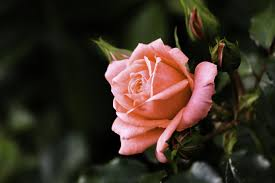
#> input picture fig.jpeg, 275 x 183 px
$ python 7-ImageEquvilizor.py
#> lines starting #> are read from the running program, lines starting #| are printed output that depends on the picture
import cv2
import numpy as np
from matplotlib import pyplot as plt

# Load the image
image = cv2.imread('./fig.jpeg', cv2.IMREAD_GRAYSCALE)
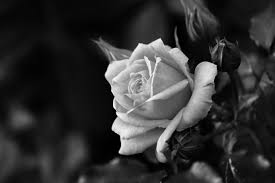
#> image: shape (183, 275); min 0, max 253, mean 48.9

# Apply histogram equalization
equalized_image = cv2.equalizeHist(image)
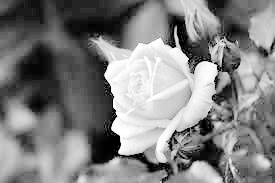
#> equalized_image: shape (183, 275); min 0, max 255, mean 128.4

# Display the original and equalized images using matplotlib
plt.figure(figsize=(12, 6))

plt.subplot(2, 2, 1)
plt.title('Original Image')
plt.imshow(image, cmap='gray')
plt.axis('off')

plt.subplot(2, 2, 2)
plt.title('Equalized Image')
plt.imshow(equalized_image, cmap='gray')
plt.axis('off')

# Calculate and plot the histogram for the original image
plt.subplot(2, 2, 3)
plt.title('Histogram of Original Image')
plt.hist(image.ravel(), bins=256, range=[0, 256], color='blue', alpha=0.7)
plt.xlim([0, 256])

# Calculate and plot the histogram for the equalized image
plt.subplot(2, 2, 4)
plt.title('Histogram of Equalized Image')
plt.hist(equalized_image.ravel(), bins=256, range=[0, 256], color='green', alpha=0.7)
plt.xlim([0, 256])

plt.tight_layout()
plt.show()
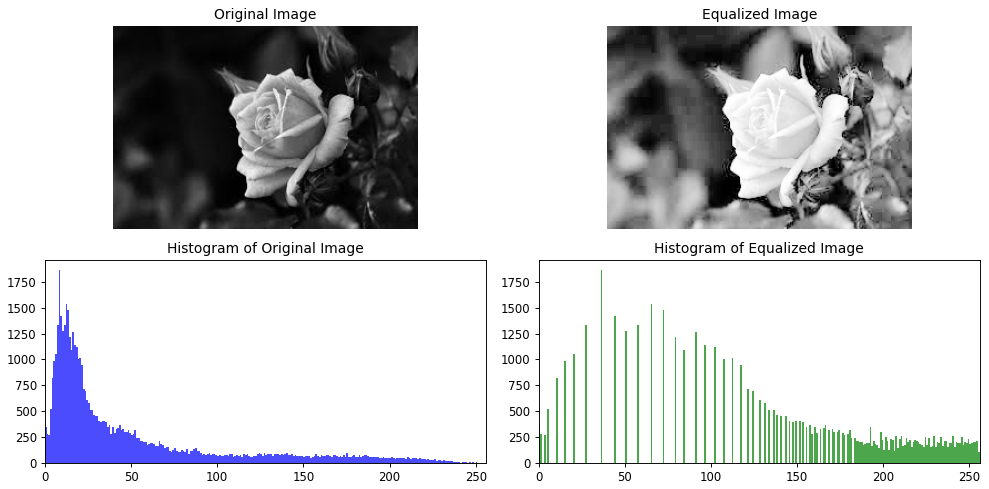
#> figure drawn by matplotlib, 4 panels; panel 3: tallest bar 1870 high, from x = 8 to 9; panel 4: tallest bar 1870 high, from x = 36 to 37
